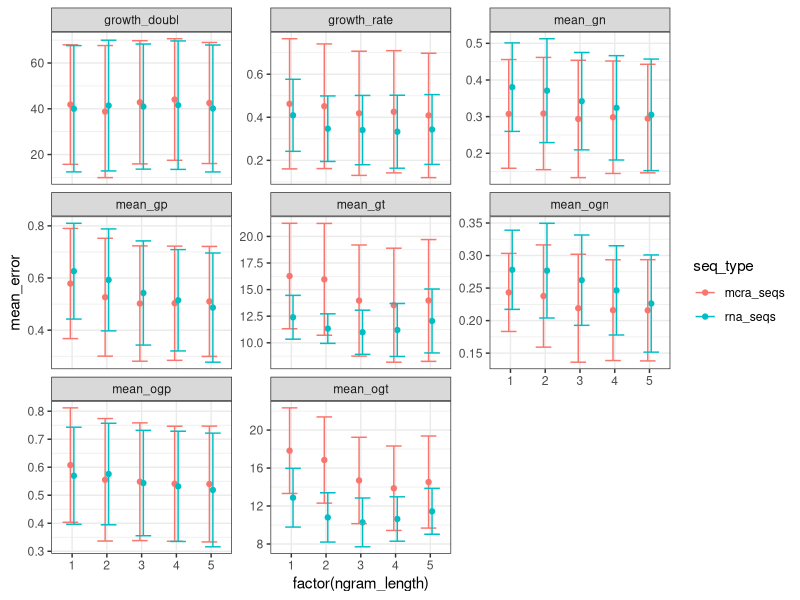

This chart was generated by the following R code:
library(dplyr)
library(ggplot2)

benchmark_ngram_length <- read.csv("./results/ngram_benchmark.csv")

mutate(benchmark_ngram_length, error = sqrt(mse)) %>%
  group_by(task.id, ngram_length, seq_type) %>%
  summarise(mean_error = mean(error),
            sd_error = sd(error)) %>%
  mutate(upper = mean_error + sd_error,
         lower = mean_error - sd_error) %>% 
  ggplot(aes(x = factor(ngram_length), y = mean_error, color = seq_type,
             ymax = upper, ymin = lower)) +
  geom_point(position = position_dodge(0.2)) +
  geom_errorbar(position = position_dodge(0.2)) +
  facet_wrap(~ task.id, scales = "free_y") +
  theme_bw()
